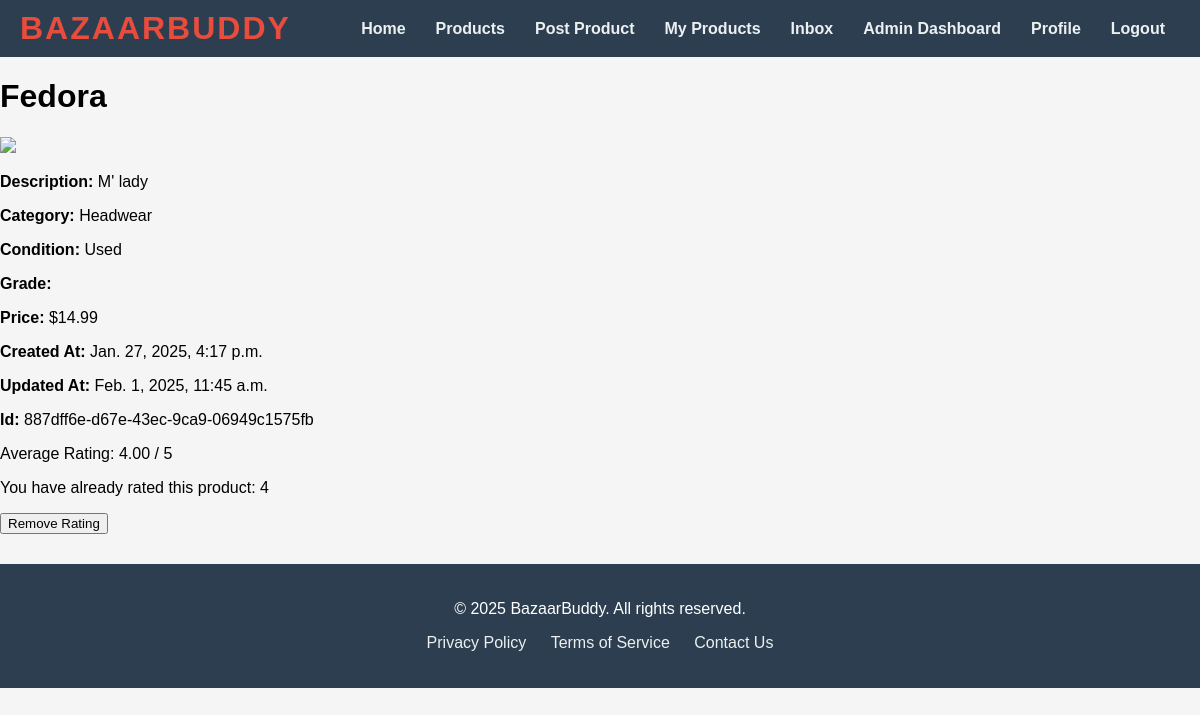
Page /product/887dff6e-d67e-43ec-9ca9-06949c1575fb/ (signed in) on the committed database.
### core/models.py (models this page shows, shortened)
class Product(models.Model):
    id = models.UUIDField(primary_key=True, default=uuid.uuid4, editable=False)
    title = models.CharField(max_length=50)
    description = models.TextField(max_length=256)
    category = models.ForeignKey(Category, on_delete=models.CASCADE)
    price = models.DecimalField(decimal_places=2, default=0, max_digits=6)
    image_url = models.CharField(max_length = 512)
    class Condition(models.TextChoices):
        NEW = 'New', 'New'
        LIKE_NEW = 'Like New', 'Like New'
        USED = 'Used', 'Used'
        DAMAGED = 'Damaged', 'Damaged'
    condition = models.CharField(
        max_length=20,
        choices=Condition.choices
    )
    user = models.ForeignKey(User, on_delete=models.CASCADE)
    date_created = models.DateTimeField(auto_now_add=True)
    date_updated = models.DateTimeField(auto_now=True)
    class State(models.TextChoices):
        PENDING = 'Pending', 'Pending'
        ACCEPTED = 'Accepted', 'Accepted'
        REJECTED = 'Rejected', 'Rejected'
    state = models.CharField(
        max_length=20,
        choices=State.choices,
        default=State.PENDING
    )
    def average_rating(self):
        ratings = self.rating_set.all()
        if ratings.exists():
            return sum(rating.grade for rating in ratings) / ratings.count()
        return 0

class Category(models.Model):
    id = models.UUIDField(primary_key=True, default=uuid.uuid4, editable=False)
    name = models.CharField(max_length=128)
    def __str__(self):
        return self.name

class Rating(models.Model):
    user = models.ForeignKey(User, on_delete=models.CASCADE)
    product = models.ForeignKey(Product, on_delete=models.CASCADE)
    id = models.UUIDField(primary_key=True, default=uuid.uuid4, editable=False)
    grade = models.IntegerField(validators=[MinValueValidator(1), MaxValueValidator(5)])
    class Meta:
        unique_together = ('user', 'product')

### core/views.py (the view, shortened to what this page needs)
# urls.py: path('product/<uuid:id>/', views.product_detail, name="product_detail"),
@login_required
def product_detail(request, id):
    product = get_object_or_404(Product, pk=id)
    user_rating = Rating.objects.filter(user=request.user, product=product).first()
    user_has_rated = user_rating is not None
    average_rating = product.average_rating()
    context = {
        'product': product,
        'user_has_rated': user_has_rated,
        'user_rating': user_rating,
        'average_rating': average_rating,
    }
    return render(request, 'core/product_detail.html', context)

### core/templates/core/product_detail.html (shortened to what this page needs)
{% extends 'core/base.html' %}
{% block content %}
<div>
    <h1>{{ product.title }}</h1>
    <img src="{{ product.image_url }}" style="width: 250px;">
    <p><strong>Description:</strong> {{ product.description }}</p>
    <p><strong>Category:</strong> {{ product.category }}</p>
    <p><strong>Condition:</strong> {{ product.condition }}</p>
    <p><strong>Grade:</strong> {{ product.grade }}</p>
    <p><strong>Price:</strong> ${{ product.price }}</p>
    <p><strong>Created At:</strong> {{ product.date_created }}</p>
    <p><strong>Updated At:</strong> {{ product.date_updated }}</p>
    <p><strong>Id:</strong> {{ product.id }}</p>
    <p>Average Rating: {{ average_rating|floatformat:2 }} / 5</p>
    {% if not user_has_rated %}
    <p>Rate this product:</p>
    <form method="POST">
      {% csrf_token %}
      <div class="rating-numbers">
        <button type="submit" name="grade" value="1">1</button>
        <button type="submit" name="grade" value="2">2</button>
        <button type="submit" name="grade" value="3">3</button>
        <button type="submit" name="grade" value="4">4</button>
        <button type="submit" name="grade" value="5">5</button>
      </div>
    </form>
  {% else %}
        <p>You have already rated this product: {{ user_rating.grade }}</p>
        <form method="POST" action="{% url 'core:remove_rating' product.id %}">
            <button type="submit">Remove Rating</button>
        </form>
  {% endif %}
</div>
{% endblock %}

### core/static/core/base.css (style rules this page uses)
body { font-family: 'Cairo', sans-serif; background-color: #f5f5f5; margin: 0; padding: 0; }

### rows in the picture
Product: title "Fedora", description "M' lady", category "Headwear", condition "Used", price "14.99", date_created "Jan. 27, 2025, 4:17 p.m.", date_updated "Feb. 1, 2025, 11:45 a.m.", id "887dff6e-d67e-43ec-9ca9-06949c1575fb"
Rating: grade "4"

### other values in the picture
{{ average_rating|floatformat:2 }} "4.00"
